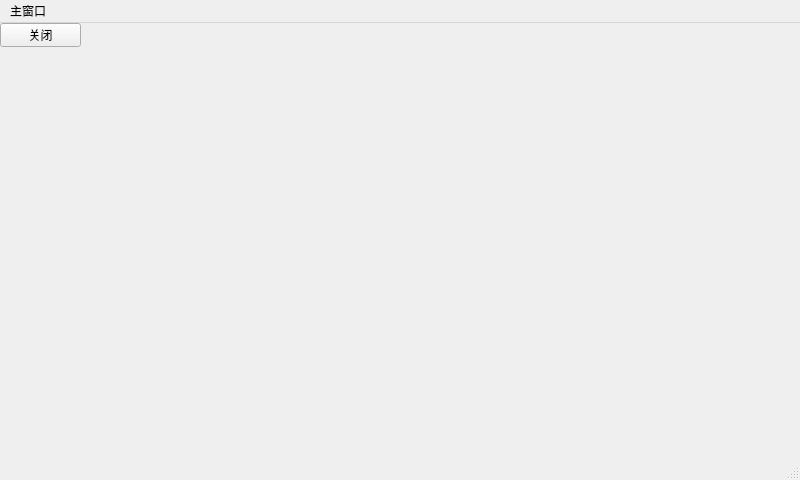
<?xml version="1.0" encoding="UTF-8"?>
<ui version="4.0">
 <class>MainWindow</class>
 <widget class="QMainWindow" name="MainWindow">
  <property name="geometry">
   <rect>
    <x>0</x>
    <y>0</y>
    <width>800</width>
    <height>480</height>
   </rect>
  </property>
  <property name="windowTitle">
   <string>MainWindow</string>
  </property>
  <widget class="QWidget" name="centralwidget">
   <widget class="QPushButton" name="closeButton">
    <property name="geometry">
     <rect>
      <x>0</x>
      <y>0</y>
      <width>81</width>
      <height>24</height>
     </rect>
    </property>
    <property name="text">
     <string>关闭</string>
    </property>
   </widget>
  </widget>
  <widget class="QMenuBar" name="menubar">
   <property name="geometry">
    <rect>
     <x>0</x>
     <y>0</y>
     <width>800</width>
     <height>21</height>
    </rect>
   </property>
   <widget class="QMenu" name="menu">
    <property name="title">
     <string>主窗口</string>
    </property>
   </widget>
   <addaction name="menu"/>
  </widget>
  <widget class="QStatusBar" name="statusbar"/>
 </widget>
 <resources/>
 <connections>
  <connection>
   <sender>closeButton</sender>
   <signal>clicked()</signal>
   <receiver>MainWindow</receiver>
   <slot>close()</slot>
   <hints>
    <hint type="sourcelabel">
     <x>37</x>
     <y>33</y>
    </hint>
    <hint type="destinationlabel">
     <x>148</x>
     <y>94</y>
    </hint>
   </hints>
  </connection>
 </connections>
</ui>
